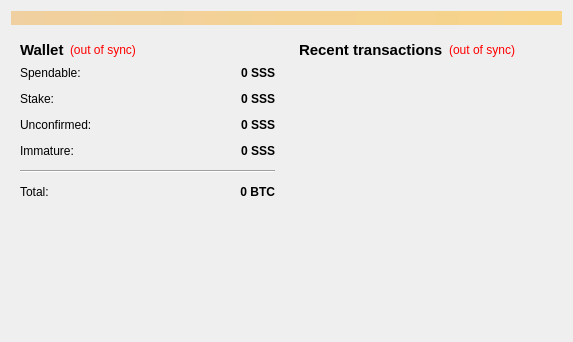
<?xml version="1.0" encoding="UTF-8"?>
<ui version="4.0">
 <class>OverviewPage</class>
 <widget class="QWidget" name="OverviewPage">
  <property name="geometry">
   <rect>
    <x>0</x>
    <y>0</y>
    <width>573</width>
    <height>342</height>
   </rect>
  </property>
  <property name="windowTitle">
   <string>Form</string>
  </property>
  <layout class="QVBoxLayout" name="topLayout">
   <item>
    <widget class="QLabel" name="labelAlerts">
     <property name="visible">
      <bool>false</bool>
     </property>
     <property name="styleSheet">
      <string notr="true">background-color: qlineargradient(x1: 0, y1: 0, x2: 1, y2: 0, stop:0 #F0D0A0, stop:1 #F8D488);  color:#000000
</string>
     </property>
     <property name="wordWrap">
      <bool>true</bool>
     </property>
     <property name="margin">
      <number>3</number>
     </property>
    </widget>
   </item>
   <item>
    <layout class="QHBoxLayout" name="horizontalLayout" stretch="1,1">
     <item>
      <layout class="QVBoxLayout" name="verticalLayout_2">
       <item>
        <widget class="QWidget" name="widget" native="true">
         <layout class="QVBoxLayout" name="verticalLayout_4">
          <item>
           <layout class="QHBoxLayout" name="horizontalLayout_4">
            <item>
             <widget class="QLabel" name="label_5">
              <property name="font">
               <font>
                <pointsize>11</pointsize>
                <weight>75</weight>
                <bold>true</bold>
               </font>
              </property>
              <property name="text">
               <string>Wallet</string>
              </property>
             </widget>
            </item>
            <item>
             <widget class="QLabel" name="labelWalletStatus">
              <property name="toolTip">
               <string>The displayed information may be out of date. Your wallet automatically synchronizes with the S network after a connection is established, but this process has not completed yet.</string>
              </property>
              <property name="styleSheet">
               <string notr="true">QLabel { color: red; }</string>
              </property>
              <property name="text">
               <string notr="true">(out of sync)</string>
              </property>
              <property name="alignment">
               <set>Qt::AlignLeading|Qt::AlignLeft|Qt::AlignVCenter</set>
              </property>
             </widget>
            </item>
            <item>
             <spacer name="horizontalSpacer_2">
              <property name="orientation">
               <enum>Qt::Horizontal</enum>
              </property>
              <property name="sizeHint" stdset="0">
               <size>
                <width>40</width>
                <height>20</height>
               </size>
              </property>
             </spacer>
            </item>
           </layout>
          </item>
          <item>
           <layout class="QFormLayout" name="formLayout_2">
            <property name="fieldGrowthPolicy">
             <enum>QFormLayout::AllNonFixedFieldsGrow</enum>
            </property>
            <property name="horizontalSpacing">
             <number>12</number>
            </property>
            <property name="verticalSpacing">
             <number>12</number>
            </property>
            <item row="0" column="0">
             <widget class="QLabel" name="label">
              <property name="text">
               <string>Spendable:</string>
              </property>
             </widget>
            </item>
            <item row="0" column="1">
             <widget class="QLabel" name="labelBalance">
              <property name="font">
               <font>
                <weight>75</weight>
                <bold>true</bold>
               </font>
              </property>
              <property name="cursor">
               <cursorShape>IBeamCursor</cursorShape>
              </property>
              <property name="toolTip">
               <string>Your current spendable balance</string>
              </property>
              <property name="text">
               <string notr="true">0 SSS</string>
              </property>
              <property name="alignment">
               <set>Qt::AlignRight|Qt::AlignTrailing|Qt::AlignVCenter</set>
              </property>
              <property name="textInteractionFlags">
               <set>Qt::LinksAccessibleByMouse|Qt::TextSelectableByKeyboard|Qt::TextSelectableByMouse</set>
              </property>
             </widget>
            </item>
            <item row="1" column="0">
             <widget class="QLabel" name="label_6">
              <property name="text">
               <string>Stake:</string>
              </property>
             </widget>
            </item>
            <item row="1" column="1">
             <widget class="QLabel" name="labelStake">
              <property name="font">
               <font>
                <weight>75</weight>
                <bold>true</bold>
               </font>
              </property>
              <property name="cursor">
               <cursorShape>IBeamCursor</cursorShape>
              </property>
              <property name="toolTip">
               <string>Total of coins that was staked, and do not yet count toward the current balance</string>
              </property>
              <property name="text">
               <string notr="true">0 SSS</string>
              </property>
              <property name="alignment">
               <set>Qt::AlignRight|Qt::AlignTrailing|Qt::AlignVCenter</set>
              </property>
              <property name="textInteractionFlags">
               <set>Qt::LinksAccessibleByMouse|Qt::TextSelectableByKeyboard|Qt::TextSelectableByMouse</set>
              </property>
             </widget>
            </item>
            <item row="2" column="0">
             <widget class="QLabel" name="label_3">
              <property name="text">
               <string>Unconfirmed:</string>
              </property>
             </widget>
            </item>
            <item row="2" column="1">
             <widget class="QLabel" name="labelUnconfirmed">
              <property name="font">
               <font>
                <weight>75</weight>
                <bold>true</bold>
               </font>
              </property>
              <property name="cursor">
               <cursorShape>IBeamCursor</cursorShape>
              </property>
              <property name="toolTip">
               <string>Total of transactions that have yet to be confirmed, and do not yet count toward the current balance</string>
              </property>
              <property name="text">
               <string notr="true">0 SSS</string>
              </property>
              <property name="alignment">
               <set>Qt::AlignRight|Qt::AlignTrailing|Qt::AlignVCenter</set>
              </property>
              <property name="textInteractionFlags">
               <set>Qt::LinksAccessibleByMouse|Qt::TextSelectableByKeyboard|Qt::TextSelectableByMouse</set>
              </property>
             </widget>
            </item>
            <item row="3" column="0">
             <widget class="QLabel" name="labelImmatureText">
              <property name="text">
               <string>Immature:</string>
              </property>
             </widget>
            </item>
            <item row="3" column="1">
             <widget class="QLabel" name="labelImmature">
              <property name="font">
               <font>
                <weight>75</weight>
                <bold>true</bold>
               </font>
              </property>
              <property name="toolTip">
               <string>Mined balance that has not yet matured</string>
              </property>
              <property name="text">
               <string notr="true">0 SSS</string>
              </property>
              <property name="alignment">
               <set>Qt::AlignRight|Qt::AlignTrailing|Qt::AlignVCenter</set>
              </property>
              <property name="textInteractionFlags">
               <set>Qt::LinksAccessibleByMouse|Qt::TextSelectableByKeyboard|Qt::TextSelectableByMouse</set>
              </property>
             </widget>
            </item>
            <item row="4" column="0" colspan="2">
             <widget class="Line" name="line">
              <property name="orientation">
               <enum>Qt::Horizontal</enum>
              </property>
             </widget>
            </item>
            <item row="5" column="0">
             <widget class="QLabel" name="labelTotalText">
              <property name="text">
               <string>Total:</string>
              </property>
             </widget>
            </item>
            <item row="5" column="1">
             <widget class="QLabel" name="labelTotal">
              <property name="font">
               <font>
                <weight>75</weight>
                <bold>true</bold>
               </font>
              </property>
              <property name="cursor">
               <cursorShape>IBeamCursor</cursorShape>
              </property>
              <property name="toolTip">
               <string>Your current total balance</string>
              </property>
              <property name="text">
               <string notr="true">0 BTC</string>
              </property>
              <property name="alignment">
               <set>Qt::AlignRight|Qt::AlignTrailing|Qt::AlignVCenter</set>
              </property>
              <property name="textInteractionFlags">
               <set>Qt::LinksAccessibleByMouse|Qt::TextSelectableByKeyboard|Qt::TextSelectableByMouse</set>
              </property>
             </widget>
            </item>
           </layout>
          </item>
         </layout>
        </widget>
       </item>
       <item>
        <spacer name="verticalSpacer">
         <property name="orientation">
          <enum>Qt::Vertical</enum>
         </property>
         <property name="sizeHint" stdset="0">
          <size>
           <width>20</width>
           <height>40</height>
          </size>
         </property>
        </spacer>
       </item>
      </layout>
     </item>
     <item>
      <layout class="QVBoxLayout" name="verticalLayout_3">
       <item>
        <widget class="QWidget" name="widget_2" native="true">
         <layout class="QVBoxLayout" name="verticalLayout">
          <item>
           <layout class="QHBoxLayout" name="horizontalLayout_2">
            <item>
             <widget class="QLabel" name="label_4">
              <property name="font">
               <font>
                <pointsize>11</pointsize>
                <weight>75</weight>
                <bold>true</bold>
               </font>
              </property>
              <property name="text">
               <string>&lt;b&gt;Recent transactions&lt;/b&gt;</string>
              </property>
             </widget>
            </item>
            <item>
             <widget class="QLabel" name="labelTransactionsStatus">
              <property name="toolTip">
               <string>The displayed information may be out of date. Your wallet automatically synchronizes with the S network after a connection is established, but this process has not completed yet.</string>
              </property>
              <property name="styleSheet">
               <string notr="true">QLabel { color: red; }</string>
              </property>
              <property name="text">
               <string notr="true">(out of sync)</string>
              </property>
              <property name="alignment">
               <set>Qt::AlignRight|Qt::AlignTrailing|Qt::AlignVCenter</set>
              </property>
             </widget>
            </item>
            <item>
             <spacer name="horizontalSpacer">
              <property name="orientation">
               <enum>Qt::Horizontal</enum>
              </property>
              <property name="sizeHint" stdset="0">
               <size>
                <width>40</width>
                <height>20</height>
               </size>
              </property>
             </spacer>
            </item>
           </layout>
          </item>
          <item>
           <widget class="QListView" name="listTransactions">
            <property name="styleSheet">
             <string notr="true">QListView { background: transparent; }</string>
            </property>
            <property name="frameShape">
             <enum>QFrame::NoFrame</enum>
            </property>
            <property name="verticalScrollBarPolicy">
             <enum>Qt::ScrollBarAlwaysOff</enum>
            </property>
            <property name="horizontalScrollBarPolicy">
             <enum>Qt::ScrollBarAlwaysOff</enum>
            </property>
            <property name="selectionMode">
             <enum>QAbstractItemView::NoSelection</enum>
            </property>
           </widget>
          </item>
         </layout>
        </widget>
       </item>
      </layout>
     </item>
    </layout>
   </item>
  </layout>
 </widget>
 <resources/>
 <connections/>
</ui>
